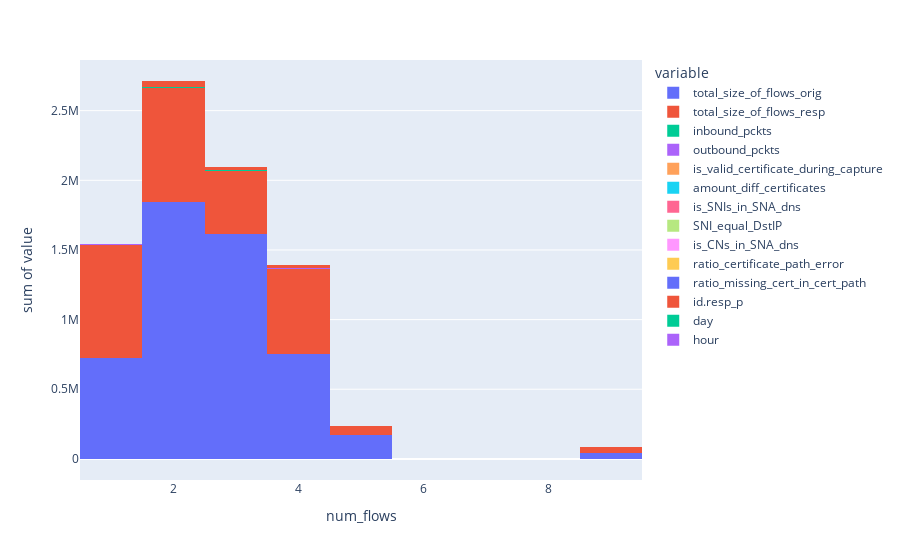

Notebook code for this chart:
### Code cell
import plotly.express as px 
df_int = df_1_1.select_dtypes(include=['int64'])
fig = px.histogram(df_int, x='num_flows', y=df_int.columns)
fig.show()

### Figure 1 — Plotly figure (JSON) as saved in the notebook; plotly's stock layout.template omitted (floating-point values rounded to 4 significant figures; data arrays with more than 128 entries replaced by an {"elided": "..."} marker saying what was removed)
{"data": [{"alignmentgroup": "True", "bingroup": "x", "histfunc": "sum", "hovertemplate": "variable=total_size_of_flows_orig<br>num_flows=%{x}<br>sum of value=%{y}<extra></extra>", "legendgroup": "total_size_of_flows_orig", "marker": {"color": "#636efa", "pattern": {"shape": ""}}, "name": "total_size_of_flows_orig", "offsetgroup": "total_size_of_flows_orig", "orientation": "v", "showlegend": true, "type": "histogram", "x": {"elided": "345 int values"}, "xaxis": "x", "y": {"elided": "345 int values"}, "yaxis": "y"}, {"alignmentgroup": "True", "bingroup": "x", "histfunc": "sum", "hovertemplate": "variable=total_size_of_flows_resp<br>num_flows=%{x}<br>sum of value=%{y}<extra></extra>", "legendgroup": "total_size_of_flows_resp", "marker": {"color": "#EF553B", "pattern": {"shape": ""}}, "name": "total_size_of_flows_resp", "offsetgroup": "total_size_of_flows_resp", "orientation": "v", "showlegend": true, "type": "histogram", "x": {"elided": "345 int values"}, "xaxis": "x", "y": {"elided": "345 int values"}, "yaxis": "y"}, {"alignmentgroup": "True", "bingroup": "x", "histfunc": "sum", "hovertemplate": "variable=inbound_pckts<br>num_flows=%{x}<br>sum of value=%{y}<extra></extra>", "legendgroup": "inbound_pckts", "marker": {"color": "#00cc96", "pattern": {"shape": ""}}, "name": "inbound_pckts", "offsetgroup": "inbound_pckts", "orientation": "v", "showlegend": true, "type": "histogram", "x": {"elided": "345 int values"}, "xaxis": "x", "y": {"elided": "345 int values"}, "yaxis": "y"}, {"alignmentgroup": "True", "bingroup": "x", "histfunc": "sum", "hovertemplate": "variable=outbound_pckts<br>num_flows=%{x}<br>sum of value=%{y}<extra></extra>", "legendgroup": "outbound_pckts", "marker": {"color": "#ab63fa", "pattern": {"shape": ""}}, "name": "outbound_pckts", "offsetgroup": "outbound_pckts", "orientation": "v", "showlegend": true, "type": "histogram", "x": {"elided": "345 int values"}, "xaxis": "x", "y": {"elided": "345 int values"}, "yaxis": "y"}, {"alignmentgroup": "True", "bingroup": "x", "histfunc": "sum", "hovertemplate": "variable=is_valid_certificate_during_capture<br>num_flows=%{x}<br>sum of value=%{y}<extra></extra>", "legendgroup": "is_valid_certificate_during_capture", "marker": {"color": "#FFA15A", "pattern": {"shape": ""}}, "name": "is_valid_certificate_during_capture", "offsetgroup": "is_valid_certificate_during_capture", "orientation": "v", "showlegend": true, "type": "histogram", "x": {"elided": "345 int values"}, "xaxis": "x", "y": {"elided": "345 int values"}, "yaxis": "y"}, {"alignmentgroup": "True", "bingroup": "x", "histfunc": "sum", "hovertemplate": "variable=amount_diff_certificates<br>num_flows=%{x}<br>sum of value=%{y}<extra></extra>", "legendgroup": "amount_diff_certificates", "marker": {"color": "#19d3f3", "pattern": {"shape": ""}}, "name": "amount_diff_certificates", "offsetgroup": "amount_diff_certificates", "orientation": "v", "showlegend": true, "type": "histogram", "x": {"elided": "345 int values"}, "xaxis": "x", "y": {"elided": "345 int values"}, "yaxis": "y"}, {"alignmentgroup": "True", "bingroup": "x", "histfunc": "sum", "hovertemplate": "variable=is_SNIs_in_SNA_dns<br>num_flows=%{x}<br>sum of value=%{y}<extra></extra>", "legendgroup": "is_SNIs_in_SNA_dns", "marker": {"color": "#FF6692", "pattern": {"shape": ""}}, "name": "is_SNIs_in_SNA_dns", "offsetgroup": "is_SNIs_in_SNA_dns", "orientation": "v", "showlegend": true, "type": "histogram", "x": {"elided": "345 int values"}, "xaxis": "x", "y": {"elided": "345 int values"}, "yaxis": "y"}, {"alignmentgroup": "True", "bingroup": "x", "histfunc": "sum", "hovertemplate": "variable=SNI_equal_DstIP<br>num_flows=%{x}<br>sum of value=%{y}<extra></extra>", "legendgroup": "SNI_equal_DstIP", "marker": {"color": "#B6E880", "pattern": {"shape": ""}}, "name": "SNI_equal_DstIP", "offsetgroup": "SNI_equal_DstIP", "orientation": "v", "showlegend": true, "type": "histogram", "x": {"elided": "345 int values"}, "xaxis": "x", "y": {"elided": "345 int values"}, "yaxis": "y"}, {"alignmentgroup": "True", "bingroup": "x", "histfunc": "sum", "hovertemplate": "variable=is_CNs_in_SNA_dns<br>num_flows=%{x}<br>sum of value=%{y}<extra></extra>", "legendgroup": "is_CNs_in_SNA_dns", "marker": {"color": "#FF97FF", "pattern": {"shape": ""}}, "name": "is_CNs_in_SNA_dns", "offsetgroup": "is_CNs_in_SNA_dns", "orientation": "v", "showlegend": true, "type": "histogram", "x": {"elided": "345 int values"}, "xaxis": "x", "y": {"elided": "345 int values"}, "yaxis": "y"}, {"alignmentgroup": "True", "bingroup": "x", "histfunc": "sum", "hovertemplate": "variable=ratio_certificate_path_error<br>num_flows=%{x}<br>sum of value=%{y}<extra></extra>", "legendgroup": "ratio_certificate_path_error", "marker": {"color": "#FECB52", "pattern": {"shape": ""}}, "name": "ratio_certificate_path_error", "offsetgroup": "ratio_certificate_path_error", "orientation": "v", "showlegend": true, "type": "histogram", "x": {"elided": "345 int values"}, "xaxis": "x", "y": {"elided": "345 int values"}, "yaxis": "y"}, {"alignmentgroup": "True", "bingroup": "x", "histfunc": "sum", "hovertemplate": "variable=ratio_missing_cert_in_cert_path<br>num_flows=%{x}<br>sum of value=%{y}<extra></extra>", "legendgroup": "ratio_missing_cert_in_cert_path", "marker": {"color": "#636efa", "pattern": {"shape": ""}}, "name": "ratio_missing_cert_in_cert_path", "offsetgroup": "ratio_missing_cert_in_cert_path", "orientation": "v", "showlegend": true, "type": "histogram", "x": {"elided": "345 int values"}, "xaxis": "x", "y": {"elided": "345 int values"}, "yaxis": "y"}, {"alignmentgroup": "True", "bingroup": "x", "histfunc": "sum", "hovertemplate": "variable=id.resp_p<br>num_flows=%{x}<br>sum of value=%{y}<extra></extra>", "legendgroup": "id.resp_p", "marker": {"color": "#EF553B", "pattern": {"shape": ""}}, "name": "id.resp_p", "offsetgroup": "id.resp_p", "orientation": "v", "showlegend": true, "type": "histogram", "x": {"elided": "345 int values"}, "xaxis": "x", "y": {"elided": "345 int values"}, "yaxis": "y"}, {"alignmentgroup": "True", "bingroup": "x", "histfunc": "sum", "hovertemplate": "variable=day<br>num_flows=%{x}<br>sum of value=%{y}<extra></extra>", "legendgroup": "day", "marker": {"color": "#00cc96", "pattern": {"shape": ""}}, "name": "day", "offsetgroup": "day", "orientation": "v", "showlegend": true, "type": "histogram", "x": {"elided": "345 int values"}, "xaxis": "x", "y": {"elided": "345 int values"}, "yaxis": "y"}, {"alignmentgroup": "True", "bingroup": "x", "histfunc": "sum", "hovertemplate": "variable=hour<br>num_flows=%{x}<br>sum of value=%{y}<extra></extra>", "legendgroup": "hour", "marker": {"color": "#ab63fa", "pattern": {"shape": ""}}, "name": "hour", "offsetgroup": "hour", "orientation": "v", "showlegend": true, "type": "histogram", "x": {"elided": "345 int values"}, "xaxis": "x", "y": {"elided": "345 int values"}, "yaxis": "y"}], "layout": {"barmode": "relative", "legend": {"title": {"text": "variable"}, "tracegroupgap": 0}, "margin": {"t": 60}, "xaxis": {"anchor": "y", "domain": [0, 1], "title": {"text": "num_flows"}}, "yaxis": {"anchor": "x", "domain": [0, 1], "title": {"text": "sum of value"}}}}
